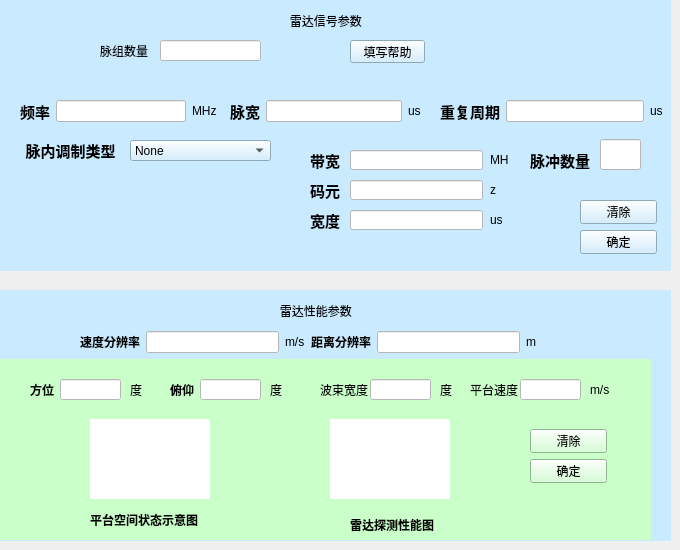
    <widget class="QWidget" name="tab_3">
     <attribute name="title">
      <string>脉组参差</string>
     </attribute>
     <widget class="QWidget" name="widget_26" native="true">
      <property name="geometry">
       <rect>
        <x>0</x>
        <y>290</y>
        <width>671</width>
        <height>251</height>
       </rect>
      </property>
      <property name="styleSheet">
       <string notr="true">background-color: rgb(202, 234, 255);</string>
      </property>
      <widget class="QLabel" name="label_150">
       <property name="geometry">
        <rect>
         <x>270</x>
         <y>10</y>
         <width>111</width>
         <height>21</height>
        </rect>
       </property>
       <property name="text">
        <string>   雷达性能参数</string>
       </property>
      </widget>
      <widget class="QWidget" name="widget_27" native="true">
       <property name="geometry">
        <rect>
         <x>0</x>
         <y>69</y>
         <width>651</width>
         <height>181</height>
        </rect>
       </property>
       <property name="styleSheet">
        <string notr="true">background-color: rgb(202, 255, 202);</string>
       </property>
       <widget class="QLabel" name="label_156">
        <property name="geometry">
         <rect>
          <x>30</x>
          <y>10</y>
          <width>31</width>
          <height>41</height>
         </rect>
        </property>
        <property name="font">
         <font>
          <family>Aharoni</family>
          <pointsize>9</pointsize>
          <weight>75</weight>
          <bold>true</bold>
         </font>
        </property>
        <property name="text">
         <string>方位</string>
        </property>
       </widget>
       <widget class="QLineEdit" name="lineEdit_74">
        <property name="geometry">
         <rect>
          <x>60</x>
          <y>20</y>
          <width>61</width>
          <height>21</height>
         </rect>
        </property>
        <property name="styleSheet">
         <string notr="true">background-color: rgb(255, 255, 255);</string>
        </property>
       </widget>
       <widget class="QLabel" name="label_158">
        <property name="geometry">
         <rect>
          <x>130</x>
          <y>20</y>
          <width>21</width>
          <height>21</height>
         </rect>
        </property>
        <property name="text">
         <string>度</string>
        </property>
       </widget>
       <widget class="QLabel" name="label_157">
        <property name="geometry">
         <rect>
          <x>170</x>
          <y>10</y>
          <width>31</width>
          <height>41</height>
         </rect>
        </property>
        <property name="font">
         <font>
          <family>Aharoni</family>
          <pointsize>9</pointsize>
          <weight>75</weight>
          <bold>true</bold>
         </font>
        </property>
        <property name="text">
         <string>俯仰</string>
        </property>
       </widget>
       <widget class="QLineEdit" name="lineEdit_75">
        <property name="geometry">
         <rect>
          <x>200</x>
          <y>20</y>
          <width>61</width>
          <height>21</height>
         </rect>
        </property>
        <property name="styleSheet">
         <string notr="true">background-color: rgb(255, 255, 255);</string>
        </property>
       </widget>
       <widget class="QLabel" name="label_159">
        <property name="geometry">
         <rect>
          <x>270</x>
          <y>20</y>
          <width>21</width>
          <height>21</height>
         </rect>
        </property>
        <property name="text">
         <string>度</string>
        </property>
       </widget>
       <widget class="QLabel" name="label_162">
        <property name="geometry">
         <rect>
          <x>320</x>
          <y>20</y>
          <width>51</width>
          <height>21</height>
         </rect>
        </property>
        <property name="text">
         <string>波束宽度</string>
        </property>
       </widget>
       <widget class="QLineEdit" name="lineEdit_76">
        <property name="geometry">
         <rect>
          <x>370</x>
          <y>20</y>
          <width>61</width>
          <height>21</height>
         </rect>
        </property>
        <property name="styleSheet">
         <string notr="true">background-color: rgb(255, 255, 255);</string>
        </property>
       </widget>
       <widget class="QLabel" name="label_163">
        <property name="geometry">
         <rect>
          <x>440</x>
          <y>20</y>
          <width>21</width>
          <height>21</height>
         </rect>
        </property>
        <property name="text">
         <string>度</string>
        </property>
       </widget>
       <widget class="QLabel" name="label_164">
        <property name="geometry">
         <rect>
          <x>470</x>
          <y>20</y>
          <width>51</width>
          <height>21</height>
         </rect>
        </property>
        <property name="text">
         <string>平台速度</string>
        </property>
       </widget>
       <widget class="QLineEdit" name="lineEdit_78">
        <property name="geometry">
         <rect>
          <x>520</x>
          <y>20</y>
          <width>61</width>
          <height>21</height>
         </rect>
        </property>
        <property name="styleSheet">
         <string notr="true">background-color: rgb(255, 255, 255);</string>
        </property>
       </widget>
       <widget class="QLabel" name="label_166">
        <property name="geometry">
         <rect>
          <x>590</x>
          <y>20</y>
          <width>31</width>
          <height>21</height>
         </rect>
        </property>
        <property name="text">
         <string>m/s</string>
        </property>
       </widget>
       <widget class="QWidget" name="widget_30" native="true">
        <property name="geometry">
         <rect>
          <x>90</x>
          <y>60</y>
          <width>120</width>
          <height>80</height>
         </rect>
        </property>
        <property name="styleSheet">
         <string notr="true">background-color: rgb(255, 255, 255);</string>
        </property>
       </widget>
       <widget class="QWidget" name="widget_31" native="true">
        <property name="geometry">
         <rect>
          <x>330</x>
          <y>60</y>
          <width>120</width>
          <height>80</height>
         </rect>
        </property>
        <property name="styleSheet">
         <string notr="true">background-color: rgb(255, 255, 255);</string>
        </property>
       </widget>
       <widget class="QLabel" name="label_167">
        <property name="geometry">
         <rect>
          <x>90</x>
          <y>140</y>
          <width>131</width>
          <height>41</height>
         </rect>
        </property>
        <property name="font">
         <font>
          <family>Aharoni</family>
          <pointsize>9</pointsize>
          <weight>75</weight>
          <bold>true</bold>
         </font>
        </property>
        <property name="text">
         <string>平台空间状态示意图</string>
        </property>
       </widget>
       <widget class="QLabel" name="label_168">
        <property name="geometry">
         <rect>
          <x>350</x>
          <y>150</y>
          <width>131</width>
          <height>31</height>
         </rect>
        </property>
        <property name="font">
         <font>
          <family>Aharoni</family>
          <pointsize>9</pointsize>
          <weight>75</weight>
          <bold>true</bold>
         </font>
        </property>
        <property name="text">
         <string>雷达探测性能图</string>
        </property>
       </widget>
       <widget class="QWidget" name="layoutWidget_19">
        <property name="geometry">
         <rect>
          <x>530</x>
          <y>70</y>
          <width>77</width>
          <height>54</height>
         </rect>
        </property>
        <layout class="QVBoxLayout" name="verticalLayout_8">
         <item>
          <widget class="QPushButton" name="pushButton_20">
           <property name="text">
            <string>清除</string>
           </property>
          </widget>
         </item>
         <item>
          <widget class="QPushButton" name="pushButton_21">
           <property name="text">
            <string>确定</string>
           </property>
          </widget>
         </item>
        </layout>
       </widget>
      </widget>
      <widget class="QWidget" name="layoutWidget_11">
       <property name="geometry">
        <rect>
         <x>80</x>
         <y>40</y>
         <width>456</width>
         <height>24</height>
        </rect>
       </property>
       <layout class="QHBoxLayout" name="horizontalLayout_24">
        <item>
         <layout class="QHBoxLayout" name="horizontalLayout_22">
          <item>
           <widget class="QLabel" name="label_151">
            <property name="font">
             <font>
              <family>Aharoni</family>
              <pointsize>9</pointsize>
              <weight>75</weight>
              <bold>true</bold>
             </font>
            </property>
            <property name="text">
             <string>速度分辨率</string>
            </property>
           </widget>
          </item>
          <item>
           <widget class="QLineEdit" name="lineEdit_71">
            <property name="styleSheet">
             <string notr="true">background-color: rgb(255, 255, 255);</string>
            </property>
           </widget>
          </item>
          <item>
           <widget class="QLabel" name="label_154">
            <property name="text">
             <string>m/s</string>
            </property>
           </widget>
          </item>
         </layout>
        </item>
        <item>
         <layout class="QHBoxLayout" name="horizontalLayout_23">
          <item>
           <widget class="QLabel" name="label_152">
            <property name="font">
             <font>
              <family>Aharoni</family>
              <pointsize>9</pointsize>
              <weight>75</weight>
              <bold>true</bold>
             </font>
            </property>
            <property name="text">
             <string>距离分辨率</string>
            </property>
           </widget>
          </item>
          <item>
           <widget class="QLineEdit" name="lineEdit_72">
            <property name="styleSheet">
             <string notr="true">background-color: rgb(255, 255, 255);</string>
            </property>
           </widget>
          </item>
          <item>
           <widget class="QLabel" name="label_155">
            <property name="text">
             <string>m</string>
            </property>
           </widget>
          </item>
         </layout>
        </item>
       </layout>
      </widget>
     </widget>
     <widget class="QWidget" name="widget_28" native="true">
      <property name="geometry">
       <rect>
        <x>0</x>
        <y>0</y>
        <width>671</width>
        <height>271</height>
       </rect>
      </property>
      <property name="styleSheet">
       <string notr="true">background-color: rgb(202, 234, 255);</string>
      </property>
      <widget class="QLabel" name="label_160">
       <property name="geometry">
        <rect>
         <x>280</x>
         <y>10</y>
         <width>111</width>
         <height>21</height>
        </rect>
       </property>
       <property name="text">
        <string>   雷达信号参数</string>
       </property>
      </widget>
      <widget class="QLabel" name="label_161">
       <property name="geometry">
        <rect>
         <x>100</x>
         <y>40</y>
         <width>61</width>
         <height>21</height>
        </rect>
       </property>
       <property name="text">
        <string>脉组数量</string>
       </property>
      </widget>
      <widget class="QLineEdit" name="lineEdit_77">
       <property name="geometry">
        <rect>
         <x>160</x>
         <y>40</y>
         <width>101</width>
         <height>21</height>
        </rect>
       </property>
       <property name="styleSheet">
        <string notr="true">background-color: rgb(255, 255, 255);</string>
       </property>
      </widget>
      <widget class="QLabel" name="label_165">
       <property name="geometry">
        <rect>
         <x>460</x>
         <y>40</y>
         <width>31</width>
         <height>21</height>
        </rect>
       </property>
       <property name="text">
        <string/>
       </property>
      </widget>
      <widget class="QPushButton" name="pushButton_17">
       <property name="geometry">
        <rect>
         <x>350</x>
         <y>40</y>
         <width>75</width>
         <height>23</height>
        </rect>
       </property>
       <property name="text">
        <string>填写帮助</string>
       </property>
      </widget>
      <widget class="QWidget" name="widget_29" native="true">
       <property name="geometry">
        <rect>
         <x>10</x>
         <y>70</y>
         <width>661</width>
         <height>191</height>
        </rect>
       </property>
       <widget class="QWidget" name="layoutWidget_18">
        <property name="geometry">
         <rect>
          <x>570</x>
          <y>130</y>
          <width>77</width>
          <height>54</height>
         </rect>
        </property>
        <layout class="QVBoxLayout" name="verticalLayout_7">
         <item>
          <widget class="QPushButton" name="pushButton_18">
           <property name="text">
            <string>清除</string>
           </property>
          </widget>
         </item>
         <item>
          <widget class="QPushButton" name="pushButton_19">
           <property name="text">
            <string>确定</string>
           </property>
          </widget>
         </item>
        </layout>
       </widget>
       <widget class="QLabel" name="label_184">
        <property name="geometry">
         <rect>
          <x>0</x>
          <y>60</y>
          <width>121</width>
          <height>41</height>
         </rect>
        </property>
        <property name="font">
         <font>
          <family>Aharoni</family>
          <pointsize>11</pointsize>
          <weight>75</weight>
          <bold>true</bold>
         </font>
        </property>
        <property name="text">
         <string>    脉内调制类型</string>
        </property>
       </widget>
       <widget class="QComboBox" name="comboBox_12">
        <property name="geometry">
         <rect>
          <x>120</x>
          <y>70</y>
          <width>141</width>
          <height>21</height>
         </rect>
        </property>
        <item>
         <property name="text">
          <string>None</string>
         </property>
        </item>
        <item>
         <property name="text">
          <string>固定频率</string>
         </property>
        </item>
        <item>
         <property name="text">
          <string>线性/非线性调频</string>
         </property>
        </item>
        <item>
         <property name="text">
          <string>二相/四相编码</string>
         </property>
        </item>
       </widget>
       <widget class="QLabel" name="label_185">
        <property name="geometry">
         <rect>
          <x>300</x>
          <y>80</y>
          <width>32</width>
          <height>20</height>
         </rect>
        </property>
        <property name="font">
         <font>
          <family>Aharoni</family>
          <pointsize>11</pointsize>
          <weight>75</weight>
          <bold>true</bold>
         </font>
        </property>
        <property name="text">
         <string>带宽</string>
        </property>
       </widget>
       <widget class="QLineEdit" name="lineEdit_86">
        <property name="geometry">
         <rect>
          <x>340</x>
          <y>80</y>
          <width>133</width>
          <height>20</height>
         </rect>
        </property>
        <property name="styleSheet">
         <string notr="true">background-color: rgb(255, 255, 255);</string>
        </property>
       </widget>
       <widget class="QLabel" name="label_186">
        <property name="geometry">
         <rect>
          <x>480</x>
          <y>80</y>
          <width>21</width>
          <height>20</height>
         </rect>
        </property>
        <property name="text">
         <string>MH</string>
        </property>
       </widget>
       <widget class="QLabel" name="label_187">
        <property name="geometry">
         <rect>
          <x>300</x>
          <y>110</y>
          <width>32</width>
          <height>20</height>
         </rect>
        </property>
        <property name="font">
         <font>
          <family>Aharoni</family>
          <pointsize>11</pointsize>
          <weight>75</weight>
          <bold>true</bold>
         </font>
        </property>
        <property name="text">
         <string>码元</string>
        </property>
       </widget>
       <widget class="QLabel" name="label_188">
        <property name="geometry">
         <rect>
          <x>300</x>
          <y>140</y>
          <width>32</width>
          <height>20</height>
         </rect>
        </property>
        <property name="font">
         <font>
          <family>Aharoni</family>
          <pointsize>11</pointsize>
          <weight>75</weight>
          <bold>true</bold>
         </font>
        </property>
        <property name="text">
         <string>宽度</string>
        </property>
       </widget>
       <widget class="QLineEdit" name="lineEdit_87">
        <property name="geometry">
         <rect>
          <x>340</x>
          <y>110</y>
          <width>133</width>
          <height>20</height>
         </rect>
        </property>
        <property name="styleSheet">
         <string notr="true">background-color: rgb(255, 255, 255);</string>
        </property>
       </widget>
       <widget class="QLineEdit" name="lineEdit_88">
        <property name="geometry">
         <rect>
          <x>340</x>
          <y>140</y>
          <width>133</width>
          <height>20</height>
         </rect>
        </property>
        <property name="styleSheet">
         <string notr="true">background-color: rgb(255, 255, 255);</string>
        </property>
       </widget>
       <widget class="QLabel" name="label_189">
        <property name="geometry">
         <rect>
          <x>480</x>
          <y>110</y>
          <width>21</width>
          <height>20</height>
         </rect>
        </property>
        <property name="text">
         <string>z</string>
        </property>
       </widget>
       <widget class="QLabel" name="label_190">
        <property name="geometry">
         <rect>
          <x>480</x>
          <y>140</y>
          <width>21</width>
          <height>20</height>
         </rect>
        </property>
        <property name="text">
         <string>us</string>
        </property>
       </widget>
       <widget class="QLabel" name="label_191">
        <property name="geometry">
         <rect>
          <x>520</x>
          <y>80</y>
          <width>71</width>
          <height>20</height>
         </rect>
        </property>
        <property name="font">
         <font>
          <family>Aharoni</family>
          <pointsize>11</pointsize>
          <weight>75</weight>
          <bold>true</bold>
         </font>
        </property>
        <property name="text">
         <string>脉冲数量</string>
        </property>
       </widget>
       <widget class="QLineEdit" name="lineEdit_89">
        <property name="geometry">
         <rect>
          <x>590</x>
          <y>69</y>
          <width>41</width>
          <height>31</height>
         </rect>
        </property>
        <property name="styleSheet">
         <string notr="true">background-color: rgb(255, 255, 255);</string>
        </property>
       </widget>
       <widget class="QWidget" name="layoutWidget_12">
        <property name="geometry">
         <rect>
          <x>10</x>
          <y>30</y>
          <width>197</width>
          <height>22</height>
         </rect>
        </property>
        <layout class="QHBoxLayout" name="horizontalLayout_19">
         <item>
          <widget class="QLabel" name="label_169">
           <property name="font">
            <font>
             <family>Aharoni</family>
             <pointsize>11</pointsize>
             <weight>75</weight>
             <bold>true</bold>
            </font>
           </property>
           <property name="text">
            <string>频率</string>
           </property>
          </widget>
         </item>
         <item>
          <widget class="QLineEdit" name="lineEdit_80">
           <property name="styleSheet">
            <string notr="true">background-color: rgb(255, 255, 255);</string>
           </property>
          </widget>
         </item>
         <item>
          <widget class="QLabel" name="label_172">
           <property name="text">
            <string>MHz</string>
           </property>
          </widget>
         </item>
        </layout>
       </widget>
       <widget class="QWidget" name="layoutWidget_13">
        <property name="geometry">
         <rect>
          <x>220</x>
          <y>30</y>
          <width>191</width>
          <height>22</height>
         </rect>
        </property>
        <layout class="QHBoxLayout" name="horizontalLayout_20">
         <item>
          <widget class="QLabel" name="label_170">
           <property name="font">
            <font>
             <family>Aharoni</family>
             <pointsize>11</pointsize>
             <weight>75</weight>
             <bold>true</bold>
            </font>
           </property>
           <property name="text">
            <string>脉宽</string>
           </property>
          </widget>
         </item>
         <item>
          <widget class="QLineEdit" name="lineEdit_81">
           <property name="styleSheet">
            <string notr="true">background-color: rgb(255, 255, 255);</string>
           </property>
          </widget>
         </item>
         <item>
          <widget class="QLabel" name="label_173">
           <property name="text">
            <string>us</string>
           </property>
          </widget>
         </item>
        </layout>
       </widget>
       <widget class="QWidget" name="layoutWidget_14">
        <property name="geometry">
         <rect>
          <x>430</x>
          <y>30</y>
          <width>223</width>
          <height>22</height>
         </rect>
        </property>
        <layout class="QHBoxLayout" name="horizontalLayout_21">
         <item>
          <widget class="QLabel" name="label_171">
           <property name="font">
            <font>
             <family>Aharoni</family>
             <pointsize>11</pointsize>
             <weight>75</weight>
             <bold>true</bold>
            </font>
           </property>
           <property name="text">
            <string>重复周期</string>
           </property>
          </widget>
         </item>
         <item>
          <widget class="QLineEdit" name="lineEdit_82">
           <property name="styleSheet">
            <string notr="true">background-color: rgb(255, 255, 255);</string>
           </property>
          </widget>
         </item>
         <item>
          <widget class="QLabel" name="label_174">
           <property name="text">
            <string>us</string>
           </property>
          </widget>
         </item>
        </layout>
       </widget>
      </widget>
     </widget>
    </widget>
